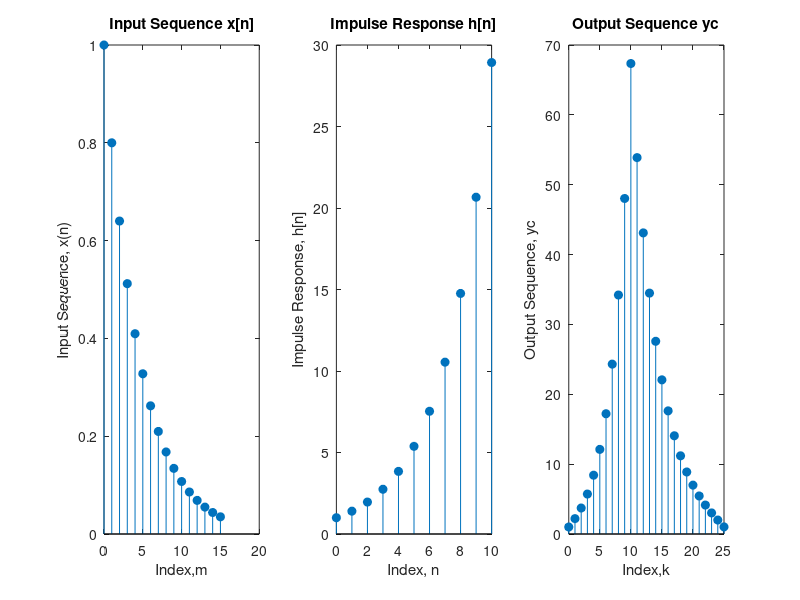
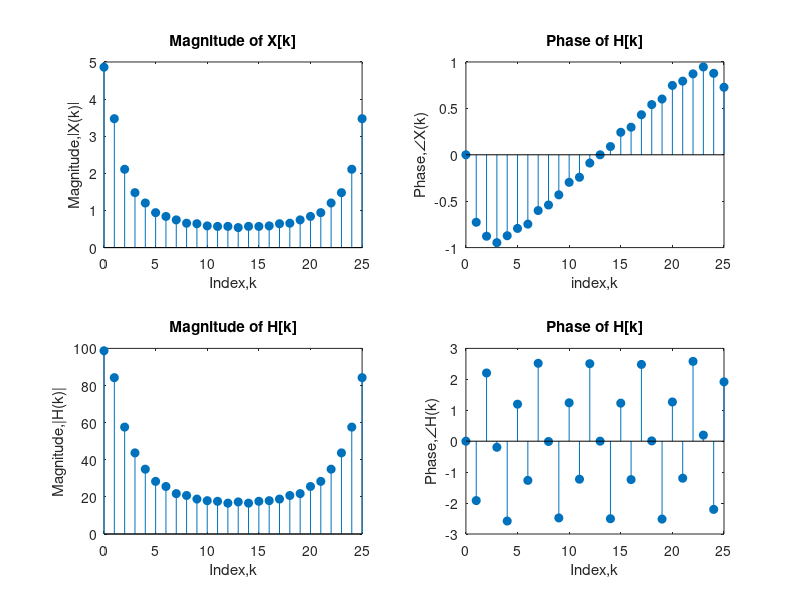
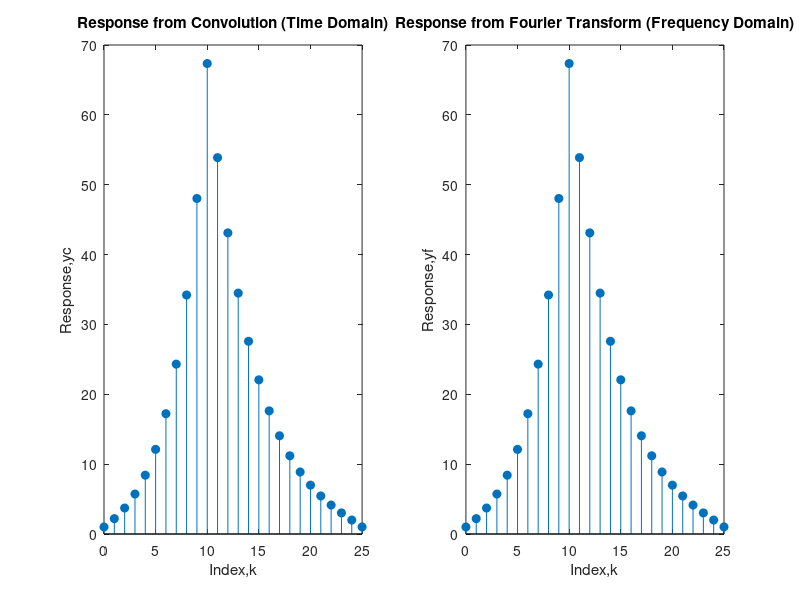

Here is the MATLAB script that generated these plots, in order:
m=0:1:15;
xn=(0.8).^m;
n=0:1:10;
hn=(1.4).^n;
yc=conv(xn,hn);
Lx=length(xn);
Lh=length(hn);
L=Lx+Lh-1;
k=0:1:L-1;
figure;

subplot(1,3,1);
stem(m,xn,'filled');
xlabel('Index,m');
ylabel('Input Sequence, x(n)');
title('Input Sequence x[n]');

subplot(1,3,2);
stem(n,hn,'filled');
xlabel('Index, n');
ylabel('Impulse Response, h[n]');
title('Impulse Response h[n]');

subplot(1,3,3);
stem(k,yc,'filled');
xlabel('Index,k');
ylabel('Output Sequence, yc');
title('Output Sequence yc');



X=fft(xn,L);
H=fft(hn,L);
mX=abs(X);
pX=angle(X);
mH=abs(H);
pH=angle(H);
figure;

subplot(2,2,1);
stem(k,mX,'filled');
xlabel('Index,k');
ylabel('Magnitude,\midX(k)\mid');
title('Magnitude of X[k]');

subplot(2,2,2);
stem(k,pX,'filled');
xlabel('index,k');
ylabel('Phase,\angleX(k)');
title('Phase of H[k]');

subplot(2,2,3);
stem(k,mH,'filled');
xlabel('Index,k');
ylabel('Magnitude,|H(k)|');
title('Magnitude of H[k]');

subplot(2,2,4);
stem(k,pH,'filled');
xlabel('Index,k');
ylabel('Phase,\angleH(k)');
title('Phase of H[k]');



Y=X.*H;
yf=ifft(Y,L);
figure;

subplot(1,2,1);
stem(k,yc,'filled');
xlabel('Index,k');
ylabel('Response,yc');
title('Response from Convolution (Time Domain)');

subplot(1,2,2);
stem(k,yc,'filled');
xlabel('Index,k');
ylabel('Response,yf');
title('Response from Fourier Transform (Frequency Domain)');
difference=norm(yc-real(yf));
disp(['Difference between yc and yf: ',num2str(difference)]);